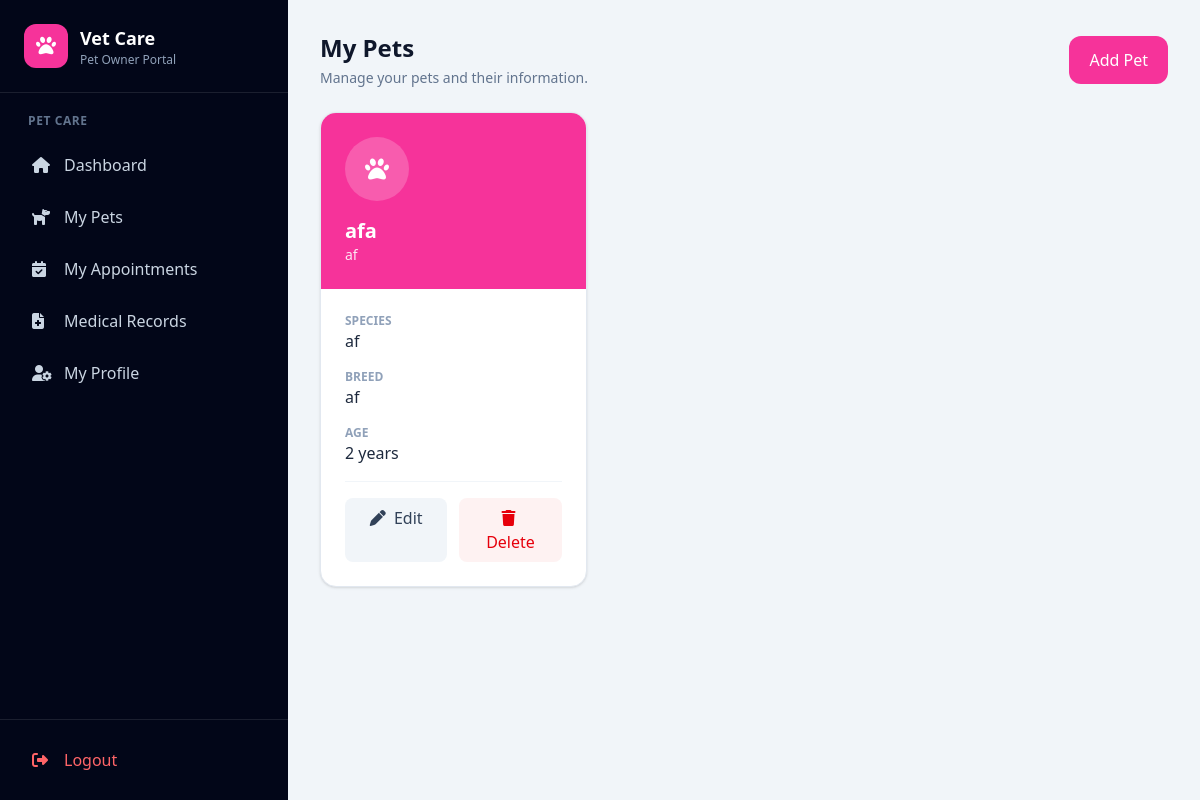
/animals/pets/ (signed in), run on the app's committed database.
### animal/models.py (models this page shows, shortened)
class Animal(models.Model):
    owner = models.ForeignKey(
        User,
        on_delete=models.CASCADE,
        related_name="animals",
        null=True,
        blank=True
    )
    name = models.CharField(max_length=100)
    species = models.CharField(max_length=100)
    breed = models.CharField(
        max_length=100,
        blank=True,
        null=True
    )
    age = models.PositiveIntegerField(
        blank=True,
        null=True
    )
    created_at = models.DateTimeField(
        auto_now_add=True
    )

### animal/views.py (the view)
@login_required
def animal_list(request):
    if request.user.role != request.user.PET_OWNER:
        messages.error(
            request,
            "You are not authorized to access this page."
        )
        return redirect("dashboard")
    animals = Animal.objects.filter(
        owner=request.user
    ).order_by("-created_at")
    return render(
        request,
        "animal/animal_list.html",
        {
            "animals": animals
        }
    )

### animal/templates/animal/animal_list.html (shortened to what this page needs)
{% extends "ownerbase.html" %}
{% block content %}
<div class="max-w-7xl mx-auto space-y-6">
    <div class="flex flex-col sm:flex-row
                sm:items-center sm:justify-between gap-4">
        <div>
            <h1 class="text-2xl font-bold text-slate-900">
                My Pets
            </h1>
            <p class="text-sm text-slate-500 mt-1">
                Manage your pets and their information.
            </p>
        </div>
        <a href="{% url 'add_animal' %}"
           class="inline-flex items-center justify-center
                  gap-2 px-5 py-3 rounded-xl
                  bg-pink-500 text-white font-medium
                  hover:bg-pink-600 transition">
            Add Pet
        </a>
    </div>
    {% if animals %}
        <div class="grid grid-cols-1 md:grid-cols-2
                    lg:grid-cols-3 gap-6">
            {% for animal in animals %}
                <div class="bg-white rounded-2xl
                            border border-slate-200
                            shadow-sm overflow-hidden">
                    <div class="bg-pink-500 p-6">
                        <div class="w-16 h-16 rounded-full
                                    bg-white/20
                                    flex items-center justify-center
                                    text-white text-2xl">
                            <i class="fa-solid fa-paw"></i>
                        </div>
                        <h2 class="text-xl font-bold
                                   text-white mt-4">
                            {{ animal.name }}
                        </h2>
                        <p class="text-pink-100 text-sm">
                            {{ animal.species }}
                        </p>
                    </div>
                    <div class="p-6 space-y-4">
                        <div>
                            <p class="text-xs uppercase
                                      text-slate-400 font-semibold">
                                Species
                            </p>
                            <p class="text-slate-800 font-medium">
                                {{ animal.species }}
                            </p>
                        </div>
                        <div>
                            <p class="text-xs uppercase
                                      text-slate-400 font-semibold">
                                Breed
                            </p>
                            <p class="text-slate-800 font-medium">
                                {{ animal.breed|default:"Not specified" }}
                            </p>
                        </div>
                        <div>
                            <p class="text-xs uppercase
                                      text-slate-400 font-semibold">
                                Age
                            </p>
                            <p class="text-slate-800 font-medium">
                                {% if animal.age %}
                                    {{ animal.age }} years
                                {% else %}
                                    Not specified
                                {% endif %}
                            </p>
                        </div>
                        <div class="pt-4 border-t
                                    border-slate-100
                                    flex gap-3">
                            <a href="{% url 'edit_animal' animal.id %}"
                               class="flex-1 text-center
                                      px-4 py-2 rounded-lg
                                      bg-slate-100
                                      text-slate-700
                                      hover:bg-slate-200
                                      transition">
                                <i class="fa-solid fa-pen mr-1"></i>
                                Edit
                            </a>
                            <a href="{% url 'delete_animal' animal.id %}"
                               class="flex-1 text-center
                                      px-4 py-2 rounded-lg
                                      bg-red-50 text-red-600
                                      hover:bg-red-100
                                      transition">
                                <i class="fa-solid fa-trash mr-1"></i>
                                Delete
                            </a>
                        </div>
                    </div>
                </div>
            {% endfor %}
        </div>
    {% endif %}
</div>
{% endblock %}

### data on the page
Animal: name "afa", species "af", breed "af", age "2"
